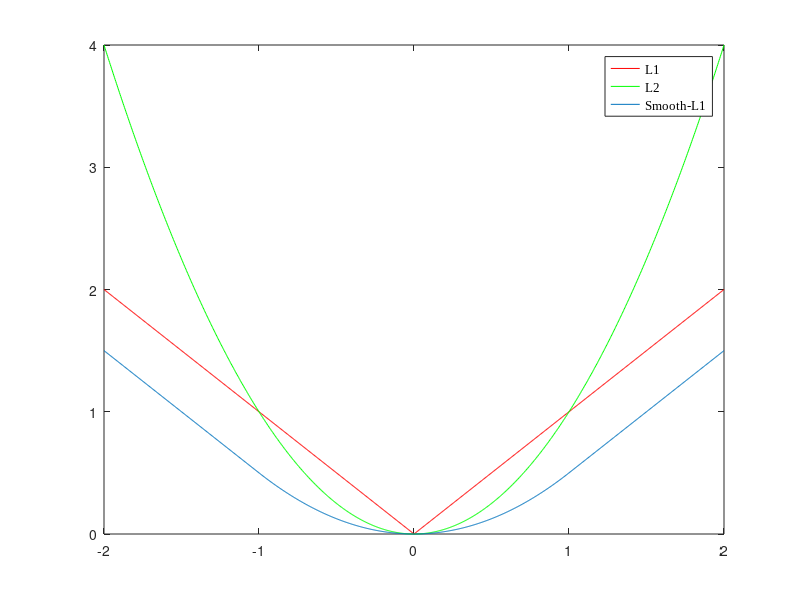

Recreate this plot in MATLAB.
x=linspace(-2,2,1001);
y1=[];
y2=[];
y3=[];
for i=1:1001
    y1(i)=abs(x(i));
    y2(i)=x(i)^2;
    if x(i)<-1 || x(i)>1
        y3(i)=abs(x(i))-0.5;
    else
        y3(i)=0.5*x(i)^2;
    end
end

        
plot(x,y1,'r',x,y2,'g',x,y3)
legend('FontName','Times New Roman')
legend('L1','L2','Smooth-L1')

    
    